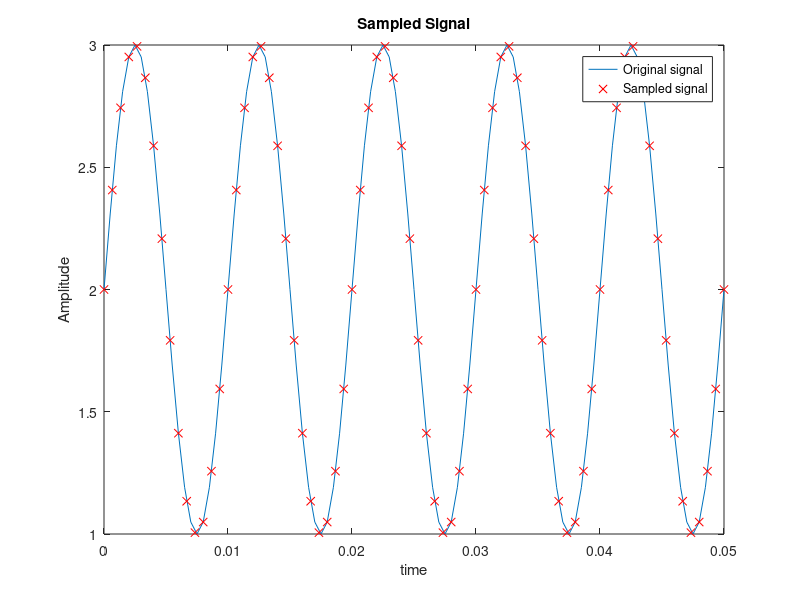
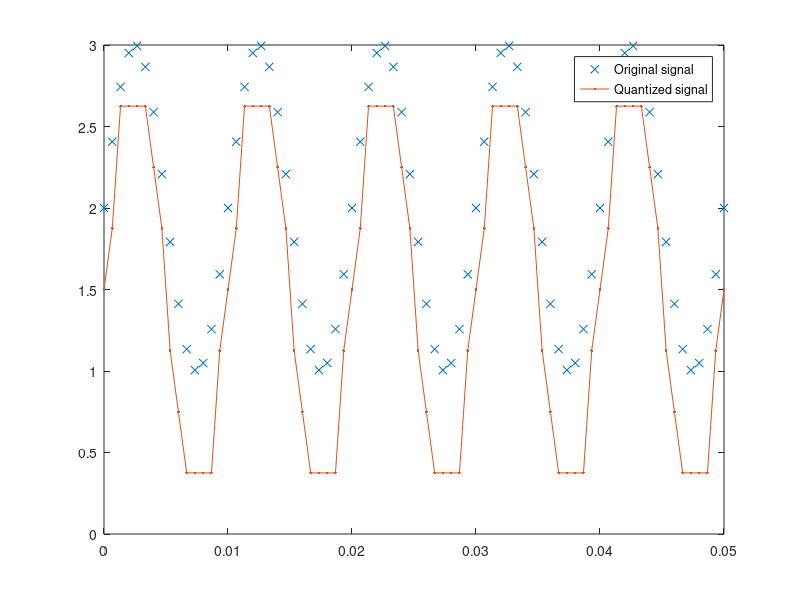
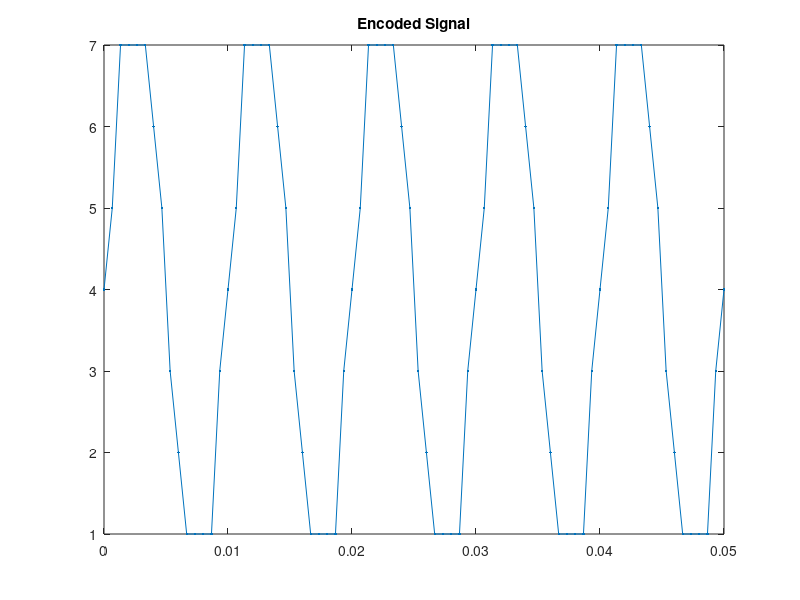
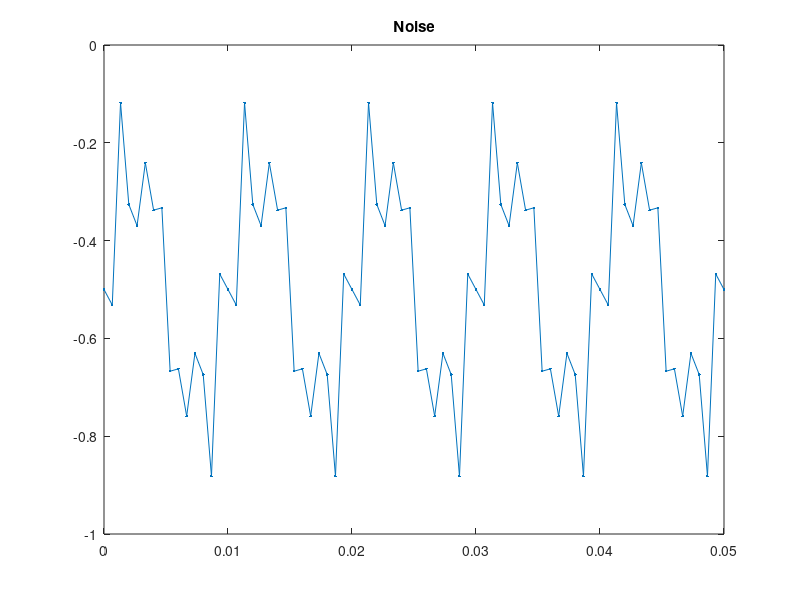

The MATLAB script that drew these images, in order: (Note: this script raises an error after producing the figures.)
clc;
clear all;
close all;% closing any opened figures
% Plotting the offset sinusoidal signal 
time = 0:.0005:.05;
freq_msg=100; %wave form frequency 
dc_ofst=2; % signal offset
signal=sin(2*pi*freq_msg*time)+dc_ofst; %Generating the signal
% plotting the signal 
figure;
plot(time,signal); 
xlabel('time'); 
ylabel('Amplitude'); 
title('Signal');

% Sampling the signal 
freq_sample=15*freq_msg; % sampling frequency
samp_time=0:1/freq_sample:0.05; % sampling time 
samp_signal=dc_ofst+sin(2*pi*freq_msg*samp_time);% generating the sampled signal
hold on
plot(samp_time,samp_signal,'rx') % plotting the sampled signal 
title('Sampled Signal')
legend('Original signal','Sampled signal');

% Uniform Quantizer
L=8; %No of Quantization levels 
smin=round(min(signal)); smax=round(max(signal));
Quant_levl=linspace(smin,smax,L); % Length 8, to represent 9 intervals
codebook = linspace(0,smax,L+1); % Length 9, one entry for each interval
[index,quants] = quantiz(samp_signal,Quant_levl,codebook); % Quantize.

figure;
plot(samp_time,samp_signal,'x',samp_time,quants,'.-')% plotting sampled signal and quantization level title('Quantized Signal')
legend('Original signal','Quantized signal'); 
figure;
plot(samp_time,index,'.-')% plotting quantization levels of input signal
title('Encoded Signal');

% Binary coding
for i=1:length(index) 
    bincode_sig{i}=dec2bin(round(index(i)),3);
end
disp('binary encoded signal');
disp(bincode_sig)
% SNR ratio calculation
noise=quants-samp_signal; % calculating noise 
figure;
plot(samp_time,noise,'.-'); % plotting figure 
title('Noise');
r=snr(index,noise);% SNR 
snr1=['SNR :',num2str(r)]; 
disp(snr1)

l=[8,16,32,64,128];% defining different levels 
b=[3,4,5,6,7];
for i=1:length(l)
r(i) = IMPL_Quant(l(i),b(i));% calling the function
end
%Plotting 
figure;
plot(l,r);
xlabel('L');
ylabel('SNR'); 
title('L vs SNR');
